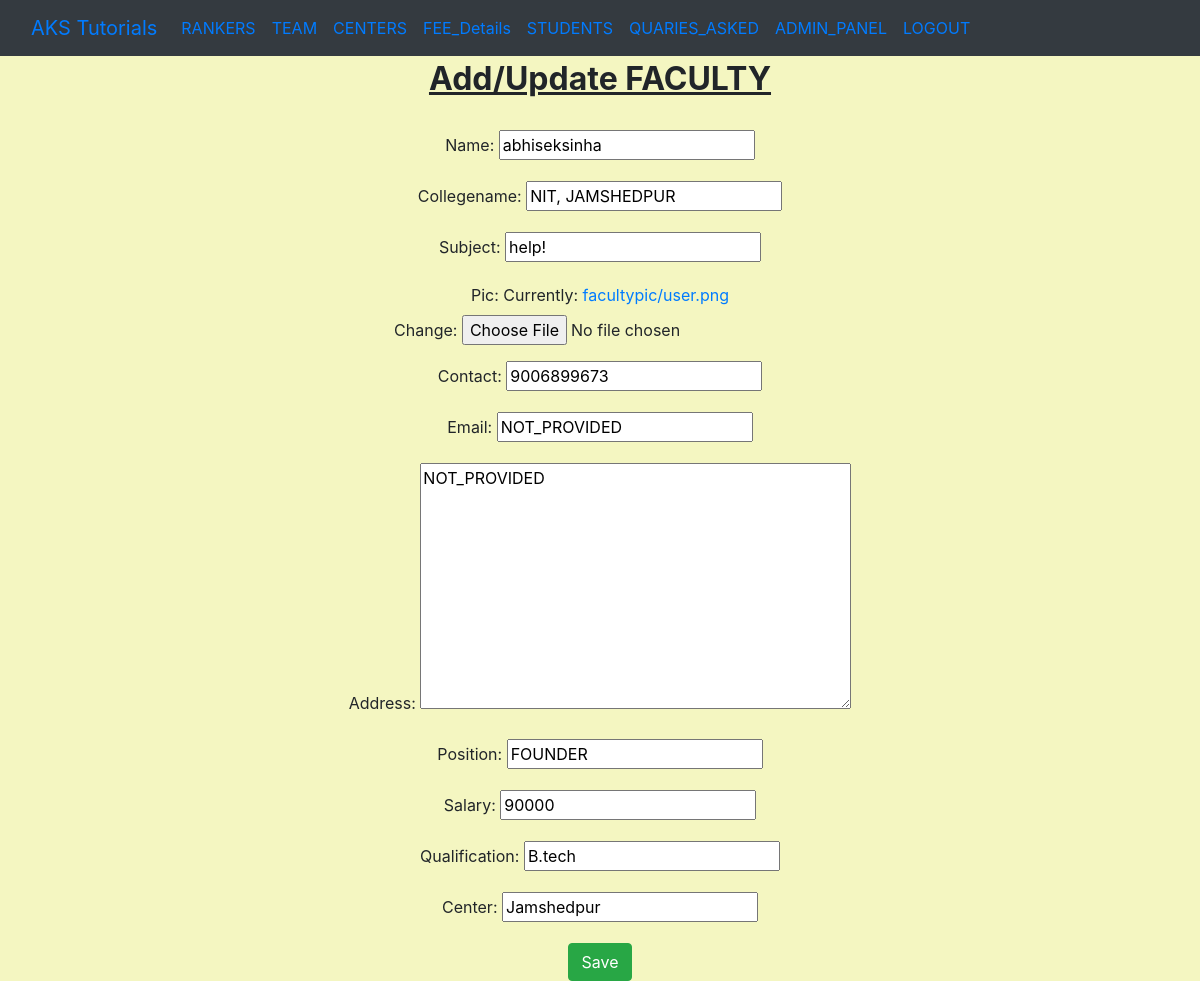
The app's page /f/3/update/ (signed in) with its own data.
### cooperate/models.py (models this page shows, shortened)
class faculties(models.Model):
    name = models.CharField(max_length=250)
    collegename = models.CharField(max_length=300)
    subject = models.CharField(max_length=200)
    pic = models.ImageField(upload_to="facultypic/")
    contact = models.CharField(max_length=10)
    email = models.EmailField(default="not@provided.com")
    address = models.TextField(default="NOT_PROVIDED")
    position = models.CharField(max_length=150)
    salary = models.PositiveIntegerField(default=0)
    qualification = models.CharField(max_length=300, default="B.tech")
    center = models.CharField(max_length=250, default="Jamshedpur")

### cooperate/views.py (the view)
# urls.py: re_path(r'^f/(?P<pk>\d+)/update/$', views.facultiesupdate.as_view(), name='faculties_update'),
class facultiesupdate(LoginRequiredMixin, UpdateView):
    login_url = '/login/'
    redirect_field_name = 'cooperate/faculties_list.html'
    fields = '__all__'
    model = faculties

### cooperate/templates/cooperate/faculties_form.html (shortened to what this page needs)
{% extends 'cooperate/base.html' %}
{% block content %}
<div class="container" style="align:center;text-align:center; margin:0 auto;padding-top:60px;" >
    <h1 style="text-align:center;font-size:2em;"><u><b>Add/Update FACULTY</b></u></h1>
<br>
    <form method="POST" enctype="multipart/form-data" style="font-size:1em;">
    {{form.as_p}}
    <button type="submit" class="save btn btn-success"style="text-align:center;font-size:1em;">Save</button>
    </form>
</div>
{% endblock %}

### cooperate/templates/cooperate/base.html (style rules this page uses)
a { color:white; }

### records on screen
faculties: name "abhiseksinha", collegename "NIT, JAMSHEDPUR", subject "help!", contact "9006899673", email "NOT_PROVIDED", address "NOT_PROVIDED", position "FOUNDER", salary "90000", qualification "B.tech", center "Jamshedpur"
